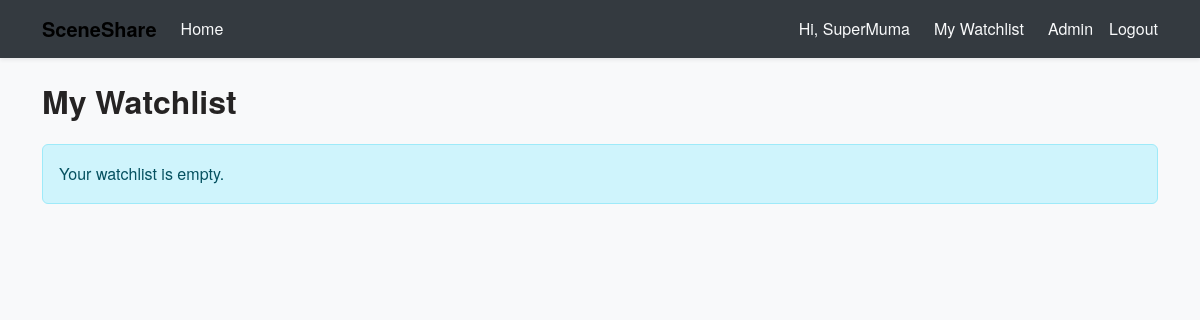
The app's page /watchlist/ (signed in), older data.
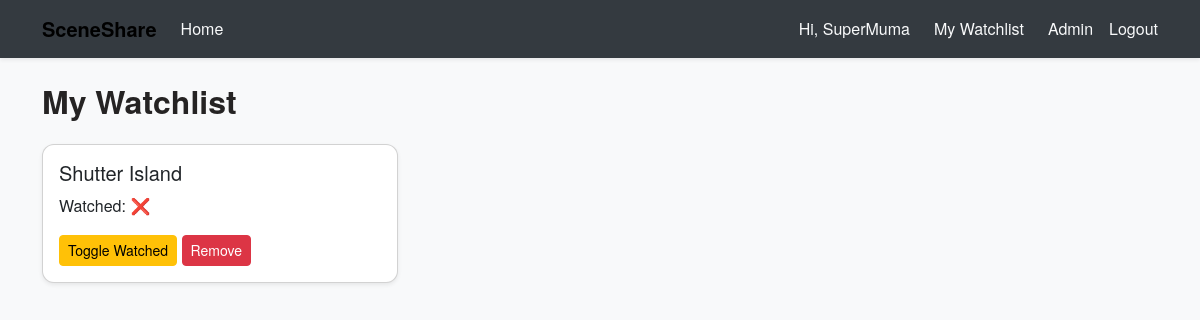
The same page, newer data.
### movies/models.py (models this page shows, shortened)
class Watchlist(models.Model):
    user = models.ForeignKey(User, on_delete=models.CASCADE, related_name="watchlist")
    movie = models.ForeignKey("Movie", on_delete=models.CASCADE, related_name="watchlist_entries")
    watched = models.BooleanField(default=False)
    class Meta:
        unique_together = ("user", "movie") #Prevents duplicate entries

class Movie(models.Model):
    title = models.CharField(max_length=255)
    description = models.TextField(blank=True)
    release_year = models.PositiveIntegerField(null=True, blank=True)
    poster = models.ImageField(upload_to='posters/', blank=True, null=True)
    tmdb_id = models.IntegerField(unique=True, null=True, blank=True)
    title = models.CharField(max_length=255)
    release_date = models.CharField(max_length=20, blank=True, null=True)
    overview = models.TextField(blank=True, null=True)
    poster_path = models.CharField(max_length=255, blank=True, null=True)

### movies/views.py (the view)
# urls.py: path("watchlist/", views.watchlist, name="watchlist"),
@login_required
def watchlist(request):
    entries = request.user.watchlist.select_related('movie').all()
    context = {
        'entries': entries
    }
    return render(request, 'movies/watchlist.html', context)

### movies/templates/movies/watchlist.html
{% extends "base.html" %}
{% block content %}
<h2 class="mb-4">My Watchlist</h2>
{% if entries %}
  <div class="row">
    {% for entry in entries %}
      <div class="col-md-4 mb-3">
        <div class="card shadow-sm">
          <div class="card-body">
            <h5 class="card-title">{{ entry.movie.title }}</h5>
            <p class="card-text">Watched: {{ entry.watched|yesno:"✅,❌" }}</p>
            {% if entry.movie.tmdb_id %}
              <a href="{% url 'toggle_watched_tmdb' entry.movie.tmdb_id %}" class="btn btn-sm btn-warning">Toggle Watched</a>
              <a href="{% url 'remove_from_watchlist_tmdb' entry.movie.tmdb_id %}" class="btn btn-sm btn-danger">Remove</a>
            {% else %}
              <a href="{% url 'toggle_watched_local' entry.movie.id %}" class="btn btn-sm btn-warning">Toggle Watched</a>
              <a href="{% url 'remove_from_watchlist_local' entry.movie.id %}" class="btn btn-sm btn-danger">Remove</a>
            {% endif %}
          </div>
        </div>
      </div>
    {% endfor %}
  </div>
{% else %}
  <div class="alert alert-info">Your watchlist is empty.</div>
{% endif %}
{% endblock %}

### templates/base.html (shortened to what this page needs)
{% load static %}
{% load extras %}
<!DOCTYPE html>
<html lang="en">
<head>
    <link href="https://cdn.jsdelivr.net/npm/bootstrap@5.3.2/dist/css/bootstrap.min.css" rel="stylesheet">
    <link
      rel="stylesheet"
      href="https://cdnjs.cloudflare.com/ajax/libs/font-awesome/6.4.0/css/all.min.css"
    />
    <link rel="stylesheet" href="{% static 'css/styles.css' %}">
</head>
<body>
  <nav class="navbar navbar-expand-lg navbar-light bg-light shadow-sm">
    <div class="container">
      <a class="navbar-brand fw-bold" href="{% url 'home' %}">SceneShare</a>
      <div class="collapse navbar-collapse" id="mainNav">
        <ul class="navbar-nav me-auto mb-2 mb-lg-0">
          <li class="nav-item"><a class="nav-link" href="{% url 'home' %}">Home</a></li>
        </ul>
        <ul class="navbar-nav ms-auto mb-2 mb-lg-0 align-items-center">
          {% if user.is_authenticated %}
            <li class="nav-item me-2">
              <a class="nav-link" href="{% url 'profile' %}">Hi, {{ user.username }}</a>
            </li>
            <li class="nav-item me-2">
  <a class="nav-link" href="{% url 'watchlist' %}">My Watchlist</a>
</li>
            {% if user.is_staff %}
              <li class="nav-item me-2">
                <a class="nav-link" href="{% url 'admin:index' %}">Admin</a>
              </li>
            {% endif %}
            <li class="nav-item">
              <form method="POST" action="{% url 'logout' %}" class="d-inline">
                <button class="btn btn-link nav-link p-0" type="submit">Logout</button>
              </form>
            </li>
          {% else %}
            <li class="nav-item"><a class="nav-link" href="{% url 'register' %}">Register</a></li>
            <li class="nav-item"><a class="nav-link" href="{% url 'login' %}">Login</a></li>
          {% endif %}
        </ul>
      </div>
    </div>
  </nav>
  <div class="container mt-4">
    {% block content %}{% endblock %}
  </div>
</body>
</html>

### static/css/styles.css (style rules this page uses)
body { background-color: #f8f9fa; font-family: "Helvetica Neue", Arial, sans-serif; line-height: 1.6; color: #333; }
.navbar { background-color: #343a40 !important; }
.navbar .nav-link { color: #f8f9fa !important; transition: color 0.2s; }
h1, h2, h3 { font-weight: bold; margin-bottom: 20px; color: #252323; }
.card { border-radius: 12px; box-shadow: 0 4px 8px rgba(0, 0, 0, 0.1); transition: transform 0.2s; }

Row changes from the older to the newer data that the page shows:
added Watchlist: movie "Shutter Island", watched "❌", shows "Toggle Watched"
Text that changed along with them:
text no longer shown: "Your watchlist is empty."
